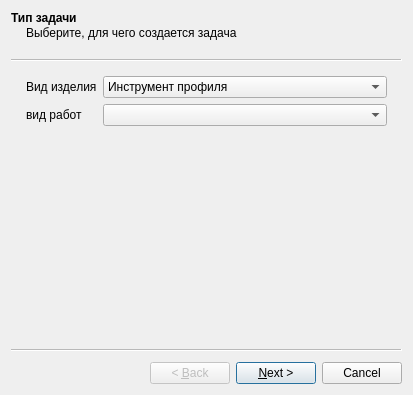
<?xml version="1.0" encoding="UTF-8"?>
<ui version="4.0">
 <class>Wizard</class>
 <widget class="QWizard" name="Wizard">
  <property name="geometry">
   <rect>
    <x>0</x>
    <y>0</y>
    <width>413</width>
    <height>395</height>
   </rect>
  </property>
  <property name="windowTitle">
   <string>Wizard</string>
  </property>
  <property name="styleSheet">
   <string notr="true"/>
  </property>
  <property name="wizardStyle">
   <enum>QWizard::WizardStyle::ClassicStyle</enum>
  </property>
  <property name="subTitleFormat">
   <enum>Qt::TextFormat::AutoText</enum>
  </property>
  <widget class="QWizardPage" name="wizardPage_start">
   <property name="title">
    <string>Тип задачи</string>
   </property>
   <property name="subTitle">
    <string>Выберите, для чего создается задача</string>
   </property>
   <attribute name="pageId">
    <string notr="true">0</string>
   </attribute>
   <layout class="QFormLayout" name="formLayout">
    <item row="0" column="0">
     <widget class="QLabel" name="label_product_type">
      <property name="text">
       <string>Вид изделия</string>
      </property>
     </widget>
    </item>
    <item row="0" column="1">
     <widget class="QComboBox" name="comboBox_product_type">
      <item>
       <property name="text">
        <string>Инструмент профиля</string>
       </property>
      </item>
      <item>
       <property name="text">
        <string>Другое изделие</string>
       </property>
      </item>
     </widget>
    </item>
    <item row="1" column="0">
     <widget class="QLabel" name="label_work_type">
      <property name="text">
       <string>вид работ</string>
      </property>
     </widget>
    </item>
    <item row="1" column="1">
     <widget class="QComboBox" name="comboBox_work_type"/>
    </item>
   </layout>
  </widget>
  <widget class="QWizardPage" name="wizardPage_profiletool_selection">
   <property name="title">
    <string>Выбор инструмента</string>
   </property>
   <property name="subTitle">
    <string>Введите артикул профиля типоразмер инструмента</string>
   </property>
   <attribute name="pageId">
    <string notr="true">1</string>
   </attribute>
   <layout class="QFormLayout" name="formLayout_2">
    <item row="0" column="0">
     <widget class="QLabel" name="label_profile_search">
      <property name="text">
       <string>Поиск:</string>
      </property>
     </widget>
    </item>
    <item row="0" column="1">
     <widget class="QLineEdit" name="lineEdit_profile_search">
      <property name="placeholderText">
       <string>Поиск профиля...</string>
      </property>
     </widget>
    </item>
    <item row="1" column="0" colspan="2">
     <widget class="QListWidget" name="listWidget_profile_search"/>
    </item>
    <item row="2" column="1">
     <widget class="QComboBox" name="comboBox_dimension"/>
    </item>
    <item row="2" column="0">
     <widget class="QLabel" name="label_dimension">
      <property name="text">
       <string>Типоразмер:</string>
      </property>
     </widget>
    </item>
   </layout>
  </widget>
  <widget class="QWizardPage" name="wizardPage_profiletool_component_selection">
   <property name="maximumSize">
    <size>
     <width>16777215</width>
     <height>16777208</height>
    </size>
   </property>
   <property name="title">
    <string>Выбор компонентов</string>
   </property>
   <property name="subTitle">
    <string>Отметьте компоненты, которые нужно изготовить. Отметьте виды работ.</string>
   </property>
   <attribute name="pageId">
    <string notr="true">3</string>
   </attribute>
   <layout class="QHBoxLayout" name="horizontalLayout">
    <item>
     <widget class="QListWidget" name="listWidget_profiletool_component_prod">
      <property name="maximumSize">
       <size>
        <width>100</width>
        <height>16777215</height>
       </size>
      </property>
     </widget>
    </item>
    <item>
     <widget class="QWidget" name="widget_profiletool_component_container" native="true">
      <property name="minimumSize">
       <size>
        <width>100</width>
        <height>100</height>
       </size>
      </property>
      <layout class="QHBoxLayout" name="horizontalLayout_3"/>
     </widget>
    </item>
   </layout>
  </widget>
  <widget class="QWizardPage" name="wizardPage_profiletool_component_dev">
   <property name="title">
    <string>Разработка инструмент</string>
   </property>
   <property name="subTitle">
    <string>Укажите элементы инструмента, которые нужно разработать</string>
   </property>
   <attribute name="pageId">
    <string notr="true">2</string>
   </attribute>
   <layout class="QVBoxLayout" name="verticalLayout_2">
    <item>
     <widget class="QListWidget" name="listWidget_profiletool_component_dev"/>
    </item>
   </layout>
  </widget>
  <widget class="QWizardPage" name="wizardPage_profiletool_component_rev">
   <property name="title">
    <string>Изменение инструмента</string>
   </property>
   <property name="subTitle">
    <string>Укажите какие элементы инсрумента нужно изменить</string>
   </property>
   <attribute name="pageId">
    <string notr="true">4</string>
   </attribute>
   <layout class="QVBoxLayout" name="verticalLayout">
    <item>
     <widget class="QListWidget" name="listWidget_profiletool_component_rev"/>
    </item>
   </layout>
  </widget>
  <widget class="QWizardPage" name="wizardPage_product_selection">
   <property name="title">
    <string>Выбор изделия</string>
   </property>
   <property name="subTitle">
    <string>Введите название</string>
   </property>
   <attribute name="pageId">
    <string notr="true">5</string>
   </attribute>
   <layout class="QFormLayout" name="formLayout_3">
    <item row="0" column="0">
     <widget class="QLabel" name="label_product_search">
      <property name="text">
       <string>Поиск:</string>
      </property>
     </widget>
    </item>
    <item row="0" column="1">
     <widget class="QLineEdit" name="lineEdit_product_search">
      <property name="placeholderText">
       <string>Поиск изделия...</string>
      </property>
     </widget>
    </item>
    <item row="1" column="0" colspan="2">
     <widget class="QListWidget" name="listWidget_product_search"/>
    </item>
   </layout>
  </widget>
  <widget class="QWizardPage" name="wizardPage_product_component_selection">
   <property name="title">
    <string>Выбор компонентов изделия</string>
   </property>
   <property name="subTitle">
    <string>Отметьте компоненты для задачи</string>
   </property>
   <attribute name="pageId">
    <string notr="true">6</string>
   </attribute>
   <layout class="QVBoxLayout" name="verticalLayout_4">
    <item>
     <widget class="QListWidget" name="listWidget_product_component"/>
    </item>
   </layout>
  </widget>
  <widget class="QWizardPage" name="wizardPage_profiletool_blank">
   <property name="title">
    <string>Изготовить заготовки</string>
   </property>
   <property name="subTitle">
    <string>Укажите элементы инструмента, для которых нужно изготовить заготовки</string>
   </property>
   <attribute name="pageId">
    <string notr="true">7</string>
   </attribute>
   <layout class="QHBoxLayout" name="horizontalLayout_blank">
    <item>
     <widget class="QListWidget" name="listWidget_profiletool_blank">
      <property name="maximumSize">
       <size>
        <width>150</width>
        <height>16777215</height>
       </size>
      </property>
     </widget>
    </item>
    <item>
     <widget class="QWidget" name="widget_blank_container" native="true">
      <property name="minimumSize">
       <size>
        <width>100</width>
        <height>100</height>
       </size>
      </property>
      <layout class="QVBoxLayout" name="verticalLayout_blank_container">
       <property name="spacing">
        <number>5</number>
       </property>
       <property name="leftMargin">
        <number>0</number>
       </property>
       <property name="topMargin">
        <number>0</number>
       </property>
       <property name="rightMargin">
        <number>0</number>
       </property>
       <property name="bottomMargin">
        <number>0</number>
       </property>
      </layout>
     </widget>
    </item>
   </layout>
  </widget>
  <widget class="QWizardPage" name="wizardPage_task_detail">
   <property name="title">
    <string>Детали задачи</string>
   </property>
   <property name="subTitle">
    <string>Укажите срок и описание</string>
   </property>
   <attribute name="pageId">
    <string notr="true">8</string>
   </attribute>
   <layout class="QFormLayout" name="formLayout_4">
    <item row="0" column="0">
     <widget class="QLabel" name="label_date">
      <property name="text">
       <string>Дата срока исполнения</string>
      </property>
     </widget>
    </item>
    <item row="0" column="1">
     <widget class="QDateEdit" name="dateEdit_date">
      <property name="calendarPopup">
       <bool>true</bool>
      </property>
     </widget>
    </item>
    <item row="1" column="0">
     <widget class="QLabel" name="label_description">
      <property name="text">
       <string>Описание задачи</string>
      </property>
     </widget>
    </item>
    <item row="1" column="1">
     <widget class="QTextEdit" name="textEdit_description"/>
    </item>
   </layout>
  </widget>
 </widget>
 <resources/>
 <connections/>
</ui>
